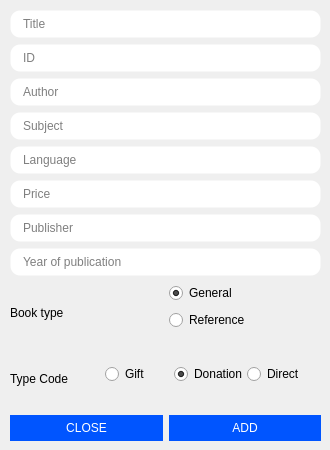
<?xml version="1.0" encoding="UTF-8"?>
<ui version="4.0">
 <class>Dialog</class>
 <widget class="QDialog" name="Dialog">
  <property name="geometry">
   <rect>
    <x>0</x>
    <y>0</y>
    <width>330</width>
    <height>450</height>
   </rect>
  </property>
  <property name="windowTitle">
   <string>Book Entry Form</string>
  </property>
  <property name="styleSheet">
   <string notr="true">QLineEdit{
	padding:5px 10px;
	border:1px solid #00000055;
	border-radius:10px;
}
QLineEdit:hover{
	border:1px solid #000000;
}</string>
  </property>
  <widget class="QWidget" name="verticalLayoutWidget">
   <property name="geometry">
    <rect>
     <x>10</x>
     <y>10</y>
     <width>311</width>
     <height>431</height>
    </rect>
   </property>
   <property name="sizePolicy">
    <sizepolicy hsizetype="Preferred" vsizetype="Preferred">
     <horstretch>0</horstretch>
     <verstretch>0</verstretch>
    </sizepolicy>
   </property>
   <property name="layoutDirection">
    <enum>Qt::LeftToRight</enum>
   </property>
   <layout class="QVBoxLayout" name="verticalLayout">
    <item>
     <widget class="QLineEdit" name="dataTitle">
      <property name="styleSheet">
       <string notr="true">text-transform:capitalize;</string>
      </property>
      <property name="text">
       <string/>
      </property>
      <property name="placeholderText">
       <string>Title</string>
      </property>
     </widget>
    </item>
    <item>
     <widget class="QLineEdit" name="dataID">
      <property name="placeholderText">
       <string>ID</string>
      </property>
     </widget>
    </item>
    <item>
     <widget class="QLineEdit" name="dataAuthor">
      <property name="placeholderText">
       <string>Author</string>
      </property>
     </widget>
    </item>
    <item>
     <widget class="QLineEdit" name="dataSubject">
      <property name="sizePolicy">
       <sizepolicy hsizetype="Preferred" vsizetype="Fixed">
        <horstretch>0</horstretch>
        <verstretch>0</verstretch>
       </sizepolicy>
      </property>
      <property name="placeholderText">
       <string>Subject</string>
      </property>
     </widget>
    </item>
    <item>
     <widget class="QLineEdit" name="dataLanguage">
      <property name="placeholderText">
       <string>Language</string>
      </property>
     </widget>
    </item>
    <item>
     <widget class="QLineEdit" name="dataPrice">
      <property name="placeholderText">
       <string>Price</string>
      </property>
     </widget>
    </item>
    <item>
     <widget class="QLineEdit" name="dataPublisher">
      <property name="placeholderText">
       <string>Publisher</string>
      </property>
     </widget>
    </item>
    <item>
     <widget class="QLineEdit" name="dataYear">
      <property name="placeholderText">
       <string>Year of publication</string>
      </property>
     </widget>
    </item>
    <item>
     <layout class="QHBoxLayout" name="horizontalLayout">
      <item>
       <widget class="QLabel" name="label_2">
        <property name="text">
         <string>Book type</string>
        </property>
       </widget>
      </item>
      <item>
       <widget class="QWidget" name="widget_2" native="true">
        <widget class="QWidget" name="layoutWidget">
         <property name="geometry">
          <rect>
           <x>0</x>
           <y>0</y>
           <width>181</width>
           <height>51</height>
          </rect>
         </property>
         <layout class="QVBoxLayout" name="verticalLayout_2">
          <property name="sizeConstraint">
           <enum>QLayout::SetDefaultConstraint</enum>
          </property>
          <item>
           <widget class="QRadioButton" name="radioGeneral">
            <property name="text">
             <string>General</string>
            </property>
            <property name="checked">
             <bool>true</bool>
            </property>
           </widget>
          </item>
          <item>
           <widget class="QRadioButton" name="radioReference">
            <property name="text">
             <string>Reference</string>
            </property>
            <property name="checked">
             <bool>false</bool>
            </property>
            <property name="autoExclusive">
             <bool>true</bool>
            </property>
           </widget>
          </item>
         </layout>
        </widget>
       </widget>
      </item>
     </layout>
    </item>
    <item>
     <layout class="QHBoxLayout" name="horizontalLayout_2">
      <item>
       <widget class="QLabel" name="label_5">
        <property name="text">
         <string>Type Code</string>
        </property>
       </widget>
      </item>
      <item>
       <widget class="QWidget" name="widget_3" native="true">
        <property name="sizePolicy">
         <sizepolicy hsizetype="Expanding" vsizetype="Preferred">
          <horstretch>0</horstretch>
          <verstretch>0</verstretch>
         </sizepolicy>
        </property>
        <widget class="QWidget" name="horizontalLayoutWidget">
         <property name="geometry">
          <rect>
           <x>30</x>
           <y>0</y>
           <width>211</width>
           <height>51</height>
          </rect>
         </property>
         <layout class="QHBoxLayout" name="horizontalLayout_6">
          <property name="spacing">
           <number>0</number>
          </property>
          <item>
           <widget class="QRadioButton" name="radioGift">
            <property name="text">
             <string>Gift</string>
            </property>
           </widget>
          </item>
          <item>
           <widget class="QRadioButton" name="radioDonation">
            <property name="text">
             <string>Donation</string>
            </property>
            <property name="checkable">
             <bool>true</bool>
            </property>
            <property name="checked">
             <bool>true</bool>
            </property>
           </widget>
          </item>
          <item>
           <widget class="QRadioButton" name="radioDirect">
            <property name="text">
             <string>Direct</string>
            </property>
            <property name="checkable">
             <bool>true</bool>
            </property>
            <property name="checked">
             <bool>false</bool>
            </property>
           </widget>
          </item>
         </layout>
        </widget>
       </widget>
      </item>
     </layout>
    </item>
    <item>
     <layout class="QHBoxLayout" name="horizontalLayout_3">
      <property name="spacing">
       <number>6</number>
      </property>
      <item>
       <widget class="QPushButton" name="close_btn">
        <property name="sizePolicy">
         <sizepolicy hsizetype="Preferred" vsizetype="Fixed">
          <horstretch>0</horstretch>
          <verstretch>0</verstretch>
         </sizepolicy>
        </property>
        <property name="layoutDirection">
         <enum>Qt::LeftToRight</enum>
        </property>
        <property name="styleSheet">
         <string notr="true">QPushButton{
	background:rgb(0, 85, 255);
	border:1px solid #00000055;
	padding:5px 10px;
	border-radius:20px;
	color:#ffffff;
}
QPushButton:hover{
	background:rgb(0, 0, 144);
}</string>
        </property>
        <property name="text">
         <string>CLOSE</string>
        </property>
       </widget>
      </item>
      <item>
       <widget class="QPushButton" name="submit">
        <property name="sizePolicy">
         <sizepolicy hsizetype="Preferred" vsizetype="Fixed">
          <horstretch>0</horstretch>
          <verstretch>0</verstretch>
         </sizepolicy>
        </property>
        <property name="layoutDirection">
         <enum>Qt::LeftToRight</enum>
        </property>
        <property name="styleSheet">
         <string notr="true">#submit{
	background:rgb(0, 85, 255);
	border:1px solid #00000055;
	padding:5px 10px;
	border-radius:20px;
	color:#ffffff;
}
#submit:hover{
	background:rgb(0, 0, 144);
}</string>
        </property>
        <property name="text">
         <string>ADD</string>
        </property>
       </widget>
      </item>
     </layout>
    </item>
   </layout>
  </widget>
 </widget>
 <resources/>
 <connections/>
</ui>
